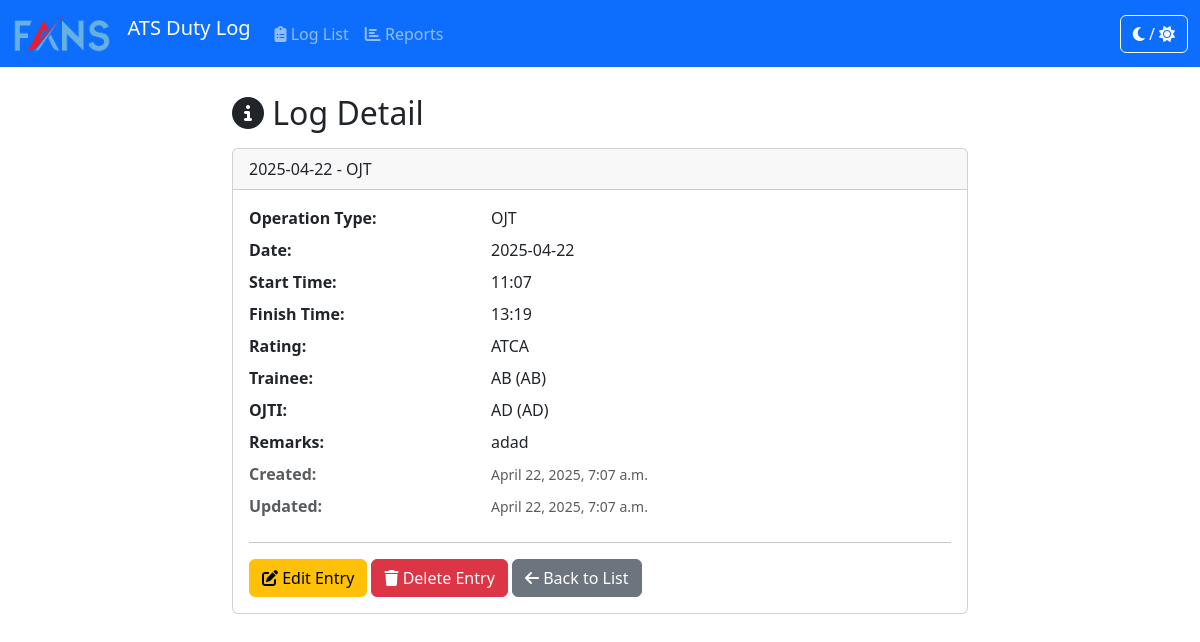
Screenshot of /logs/24/ with the database file from the repository.
### duty_hour_log/models.py (models this page shows, shortened)
class DutyHourLog(models.Model):
    OP_CHOICES = [
        ('', '---------'), # Add a blank choice
        ('Solo', 'Solo'),
        ('OJT', 'OJT'),
        ('Assessment', 'Assessment'),
    ]
    RATING_CHOICES = [
        ('ADC', 'ADC'),
        ('APP', 'APP'),
        ('APS', 'APS'),
        ('ATCA', 'ATCA'),
    ]
    op = models.CharField(
        max_length=20,
        choices=OP_CHOICES,
        verbose_name="Operation Type"
    )
    date = models.DateField()
    start_time = models.TimeField(verbose_name="Start Time")
    finish_time = models.TimeField(verbose_name="Finish Time", null=True, blank=True)
    rating = models.CharField(
        max_length=10,
        choices=RATING_CHOICES
    )
    initial = models.ForeignKey(
        Initial,
        on_delete=models.PROTECT,
        verbose_name="Initial (Controller)", # For Solo operations
        related_name='duty_logs_as_primary',
        null=True, # Made optional
        blank=True  # Made optional
    )
    ojti = models.ForeignKey(
        Initial,
        on_delete=models.PROTECT,
        null=True,
        blank=True,
        verbose_name="OJTI",
        related_name='duty_logs_as_ojti',
        help_text="Select for OJT operations."
    )
    examiner = models.ForeignKey(
        Initial,
        on_delete=models.PROTECT,
        null=True,
        blank=True,
        verbose_name="Examiner",
        related_name='duty_logs_as_examiner',
        help_text="Select for Assessment operations."
    )
    trainee = models.ForeignKey( # NEW FIELD
        Initial,
        on_delete=models.PROTECT,
        null=True,
        blank=True,
        verbose_name="Trainee",
        related_name='duty_logs_as_trainee',
        help_text="Select for OJT or Assessment operations."
    )
    remarks = models.TextField(blank=True, null=True)
    created_at = models.DateTimeField(auto_now_add=True)
    updated_at = models.DateTimeField(auto_now=True)
    class Meta:
        ordering = ['-date', '-start_time']
        verbose_name = "Duty Hour Log"
        verbose_name_plural = "Duty Hour Logs"

class Initial(models.Model):
    code = models.CharField(max_length=10, unique=True, help_text="Unique code/identifier for the Initial (e.g., 'JDS')")
    full_name = models.CharField(max_length=100, blank=True, null=True, help_text="Optional full name associated with the initial")
    is_active = models.BooleanField(default=True, help_text="Mark if this initial is currently active")
    class Meta:
        verbose_name = "Initial"
        verbose_name_plural = "Initials"
        ordering = ['code']

### duty_hour_log/views.py (the view)
# urls.py: path('<int:pk>/', views.log_detail, name='log_detail'),
def log_detail(request, pk):
    log = get_object_or_404(DutyHourLog, pk=pk)
    context = {'log': log}
    return render(request, 'duty_hour_log/log_detail.html', context)

### duty_hour_log/templates/duty_hour_log/log_detail.html (shortened to what this page needs)
{% extends 'duty_hour_log/base.html' %}
{% block content %}
     <div class="row">
        <div class="col-lg-8 offset-lg-2">
            <h2 class="mb-3"><i class="fas fa-info-circle"></i> Log Detail</h2>
            <div class="card">
                 <div class="card-header">
                    {{ log.date|date:"Y-m-d" }} - {{ log.get_op_display }}
                 </div>
                <div class="card-body">
                    <dl class="row">
                        <dt class="col-sm-4">Operation Type:</dt>
                        <dd class="col-sm-8">{{ log.get_op_display }}</dd>
                        <dt class="col-sm-4">Date:</dt>
                        <dd class="col-sm-8">{{ log.date|date:"Y-m-d" }}</dd>
                        <dt class="col-sm-4">Start Time:</dt>
                        <dd class="col-sm-8">{{ log.start_time|time:"H:i" }}</dd>
                        <dt class="col-sm-4">Finish Time:</dt>
                        <dd class="col-sm-8">{{ log.finish_time|time:"H:i" }}</dd>
                        <dt class="col-sm-4">Rating:</dt>
                        <dd class="col-sm-8">{{ log.get_rating_display }}</dd>
                        {% if log.trainee %}
                        <dt class="col-sm-4">Trainee:</dt>
                        <dd class="col-sm-8">{{ log.trainee.code }} {% if log.trainee.full_name %}({{ log.trainee.full_name }}){% endif %}</dd>
                        {% endif %}
                        {% if log.ojti %}
                        <dt class="col-sm-4">OJTI:</dt>
                        <dd class="col-sm-8">{{ log.ojti.code }} {% if log.ojti.full_name %}({{ log.ojti.full_name }}){% endif %}</dd>
                        {% endif %}
                        <dt class="col-sm-4">Remarks:</dt>
                        <dd class="col-sm-8">{{ log.remarks|default:"N/A"|linebreaksbr }}</dd>
                        <dt class="col-sm-4 text-muted">Created:</dt>
                        <dd class="col-sm-8 text-muted"><small>{{ log.created_at }}</small></dd>
                        <dt class="col-sm-4 text-muted">Updated:</dt>
                        <dd class="col-sm-8 text-muted"><small>{{ log.updated_at }}</small></dd>
                    </dl>
                     <hr>
                    <a href="{% url 'log_update' log.pk %}" class="btn btn-warning"><i class="fas fa-edit"></i> Edit Entry</a>
                    <a href="{% url 'log_delete' log.pk %}" class="btn btn-danger"><i class="fas fa-trash"></i> Delete Entry</a>
                    <a href="{% url 'log_list' %}" class="btn btn-secondary"><i class="fas fa-arrow-left"></i> Back to List</a>
                </div>
            </div>
        </div>
    </div>
{% endblock %}

### duty_hour_log/templates/duty_hour_log/base.html (style rules this page uses)
body { padding-top: 70px; transition: background-color 0.3s, color 0.3s; }

### rows the page displays
DutyHourLog: date "2025-04-22", op "OJT", start_time "11:07", finish_time "13:19", rating "ATCA", trainee.code "AB", trainee.full_name "AB", ojti.code "AD", ojti.full_name "AD", remarks "adad", created_at "April 22, 2025, 7:07 a.m.", updated_at "April 22, 2025, 7:07 a.m."
